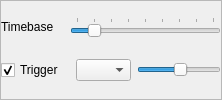
        <widget class="QFrame" name="frame_6">
         <property name="frameShape">
          <enum>QFrame::StyledPanel</enum>
         </property>
         <property name="frameShadow">
          <enum>QFrame::Raised</enum>
         </property>
         <layout class="QGridLayout" name="gridLayout_5">
          <property name="leftMargin">
           <number>0</number>
          </property>
          <property name="topMargin">
           <number>0</number>
          </property>
          <property name="rightMargin">
           <number>0</number>
          </property>
          <property name="bottomMargin">
           <number>0</number>
          </property>
          <item row="0" column="0">
           <widget class="QLabel" name="label_5">
            <property name="text">
             <string>Timebase</string>
            </property>
           </widget>
          </item>
          <item row="1" column="3">
           <widget class="QSlider" name="horizontalSlider_6">
            <property name="sizePolicy">
             <sizepolicy hsizetype="MinimumExpanding" vsizetype="Fixed">
              <horstretch>0</horstretch>
              <verstretch>0</verstretch>
             </sizepolicy>
            </property>
            <property name="minimum">
             <number>-3300</number>
            </property>
            <property name="maximum">
             <number>3300</number>
            </property>
            <property name="value">
             <number>99</number>
            </property>
            <property name="orientation">
             <enum>Qt::Horizontal</enum>
            </property>
           </widget>
          </item>
          <item row="1" column="2">
           <widget class="QComboBox" name="trigBox">
            <property name="sizePolicy">
             <sizepolicy hsizetype="Maximum" vsizetype="Fixed">
              <horstretch>0</horstretch>
              <verstretch>0</verstretch>
             </sizepolicy>
            </property>
            <property name="maximumSize">
             <size>
              <width>55</width>
              <height>16777215</height>
             </size>
            </property>
           </widget>
          </item>
          <item row="0" column="1" colspan="3">
           <widget class="QSlider" name="TBslider">
            <property name="maximum">
             <number>8</number>
            </property>
            <property name="pageStep">
             <number>1</number>
            </property>
            <property name="value">
             <number>1</number>
            </property>
            <property name="orientation">
             <enum>Qt::Horizontal</enum>
            </property>
            <property name="tickPosition">
             <enum>QSlider::TicksAbove</enum>
            </property>
           </widget>
          </item>
          <item row="1" column="0">
           <widget class="QCheckBox" name="trigEnable">
            <property name="text">
             <string>Trigger</string>
            </property>
            <property name="checked">
             <bool>true</bool>
            </property>
           </widget>
          </item>
         </layout>
        </widget>
